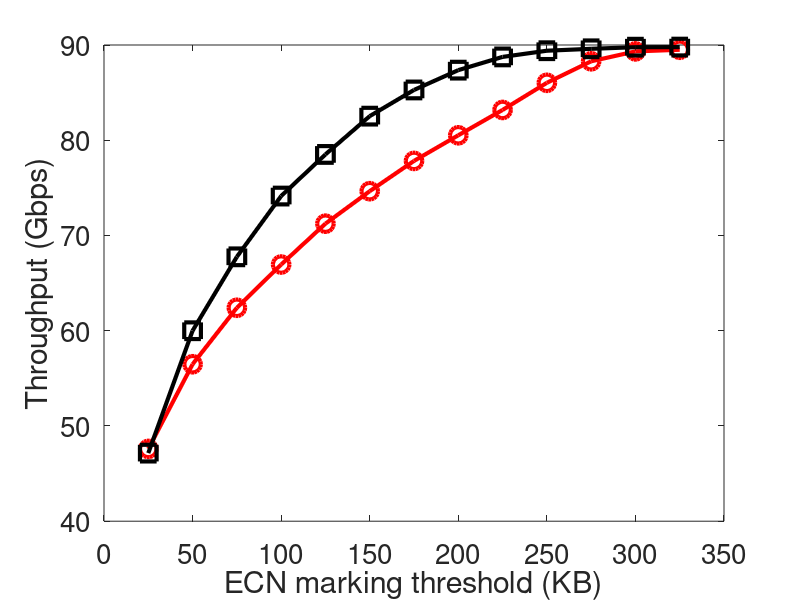

This chart was generated by the following MATLAB code: (Note: this script raises an error after producing the figure.)
clear
clc

x=[
25
50
75
100
125
150
175
200
225
250
275
300
325
];

tcp=[
47.59
56.48
62.41
66.95
71.24
74.65
77.83
80.52
83.18
86.03
88.29
89.33
89.5
];

dctcp=[
47.15
60
67.76
74.14
78.51
82.53
85.28
87.36
88.75
89.4
89.6
89.77
89.78
];

figure(1);
width=900;
height=480;
left=100;
bottem=0;

plot(x,tcp,'-ro','LineWidth',3,...
    'MarkerSize',12);
hold on;
plot(x,dctcp,'-ks','LineWidth',3,...
    'MarkerSize',12);
hold on;

xlabel('ECN marking threshold (KB)','FontSize', 20)
ylabel('Throughput (Gbps)','FontSize', 20);
set(gca, 'FontSize', 20); % set font size of tick labels
h=legend('ECN*','DCTCP',20,'Location', 'SouthWest');
set(h,'FontSize',20,'LineWidth',1,'Box','off');
axis([25,325,0,100]);
grid on;
hold off;
